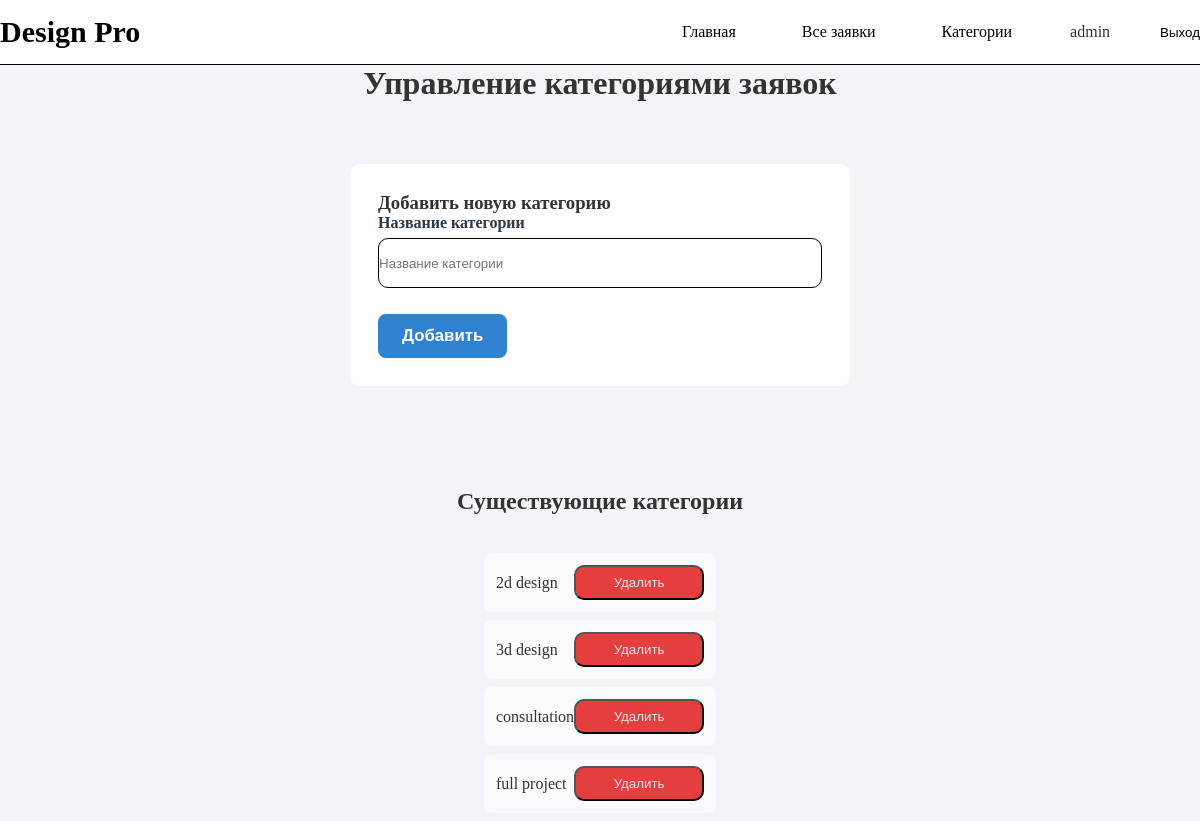
Screenshot of /catalog/admin/categories/ (signed in) with the database file from the repository.
### catalog/models.py (models this page shows, shortened)
class DesignCategory(models.Model):
    name = models.CharField('Название категории', max_length=100, unique=True)
    class Meta:
        verbose_name = 'Категория заявки'
        ordering = ['name']

### catalog/views.py (the view)
# urls.py: path('admin/categories/', views.manage_categories, name='manage-categories'),
@user_passes_test(is_admin)
def manage_categories(request):
    if request.method == 'POST':
        form = CategoryForm(request.POST)
        if form.is_valid():
            form.save()
            messages.success(request, 'Категория добавлена.')
            return redirect('manage-categories')
    else:
        form = CategoryForm()
    categories = DesignCategory.objects.all()
    return render(request, 'catalog/manage_categories.html', {
        'form': form,
        'categories': categories
    })

### catalog/forms.py
class CategoryForm(forms.ModelForm):
    class Meta:
        model = DesignCategory
        fields = ['name']
        widgets = {
            'name': forms.TextInput(attrs={'class': 'form-input', 'placeholder': 'Название категории'}),
        }

### catalog/views.py (called while the page is built)
def is_admin(user):
    return user.is_superuser

### catalog/templates/catalog/manage_categories.html (shortened to what this page needs)
{% extends "base_generic.html" %}
{% block content %}
  <div class="page-header">
    <h1 class="page-title">Управление категориями заявок</h1>
  </div>
  <div class="auth-container">
    <h3>Добавить новую категорию</h3>
    <form method="post" class="auth-form">
      <div class="form-group">
        <label class="form-label">{{ form.name.label }}</label>
        {{ form.name }}
      </div>
      <button type="submit" class="btn-submit">Добавить</button>
    </form>
  </div>
  <div class="page-header" style="margin-top: 40px;">
    <h2>Существующие категории</h2>
  </div>
  {% if categories %}
    <ul style="list-style: none; padding: 0;">
      {% for cat in categories %}
        <li style="display: flex; justify-content: space-between; align-items: center; padding: 12px; margin: 8px 0; background: #f8fafc; border-radius: 8px;">
          <span>{{ cat.name }}</span>
          <form method="post" action="{% url 'delete-category' cat.id %}" style="margin: 0;">
            <button type="submit" class="btn-delete">Удалить</button>
          </form>
        </li>
      {% endfor %}
    </ul>
  {% else %}
    <p>Нет категорий.</p>
  {% endif %}
{% endblock %}

### catalog/templates/base_generic.html (shortened to what this page needs)
<!doctype html>
<html lang="ru">
  <head>
      {% load static %}
      <link rel="stylesheet" href="{% static 'css/styles.css' %}" />
  </head>
  <body>
    <header class="header">
        <a href="{% url 'index' %}" class="logo">Design Pro</a>
        <nav class="main-nav">
            {% block topnav %}
              <a href="{% url 'index' %}">Главная</a>
              {% if user.is_authenticated %}
                {% if user.is_superuser %}
                  <a href="{% url 'all-requests' %}">Все заявки</a>
                  <a href="{% url 'manage-categories' %}">Категории</a>
                {% else %}
                  <a href="{% url 'design_request' %}">Создать заявку</a>
                  <a href="{% url 'my-requests' %}">Мои заявки</a>
                {% endif %}
                <div class="nav-user">{{ user.get_username }}</div>
                <form class="logout-form" method="post" action="{% url 'logout' %}">
                  <button type="submit" class="btn-logout">Выход</button>
                </form>
              {% else %}
                <a href="{% url 'login' %}?next={{ request.path }}">Вход</a>
                <a href="{% url 'registration' %}">Регистрация</a>
              {% endif %}
            {% endblock %}
        </nav>
    </header>
    <main class="main-content">
      {% block content %}{% endblock %}
    </main>
  </body>
</html>

### catalog/static/css/styles.css (style rules this page uses)
* { box-sizing: border-box; margin: 0; padding: 0; }
body { background-color: #f1f5f9; color: #333; }
.header { display: flex; justify-content: space-between; align-items: center; background-color: #ffffff; border-bottom: 1px solid black; width: 1200px; margin: 0 auto; height: 65px; }
.logo { font-size: 30px; font-weight: 700; text-decoration: none; color: black; }
.main-nav { display: flex; flex-direction: row; align-items: center; gap: 50px; }
.main-nav a { text-decoration: none; color: black; padding: 6px 8px; border-radius: 4px; }
.logout-form button { background: none; border: none; }
.main-content { display: flex; flex-direction: column; align-items: center; justify-content: center; margin: 0 auto; width: 1200px; gap: 30px; }
.main-content h1 { font-size: 32px; }
.auth-container { width: 500px; margin: 32px auto; padding: 28px; background: white; border-radius: 10px; }
.form-group { margin-bottom: 16px; }
.form-group input { width: 100%; height: 50px; outline: none; border-radius: 10px; border: 1px solid black; }
.form-label { display: block; margin-bottom: 6px; font-weight: 600; color: #2d3748; }
.btn-submit { background-color: #3182ce; color: white; border: none; border-radius: 8px; padding: 12px 24px; font-size: 1.05rem; font-weight: 600; cursor: pointer; transition: background 0.2s; margin-top: 10px; }
.btn-delete { display: flex; color: #e2e8f0; background: #e53e3e; text-decoration: none; width: 130px; height: 35px; align-items: center; justify-content: center; border-radius: 10px; }
.page-title { display: flex; flex-direction: column; align-items: center; gap: 20px; }

### rows the page displays
DesignCategory: name "2d design"
DesignCategory: name "3d design"
DesignCategory: name "consultation"
DesignCategory: name "full project"

### other values shown
{{ user.get_username }} "admin"
